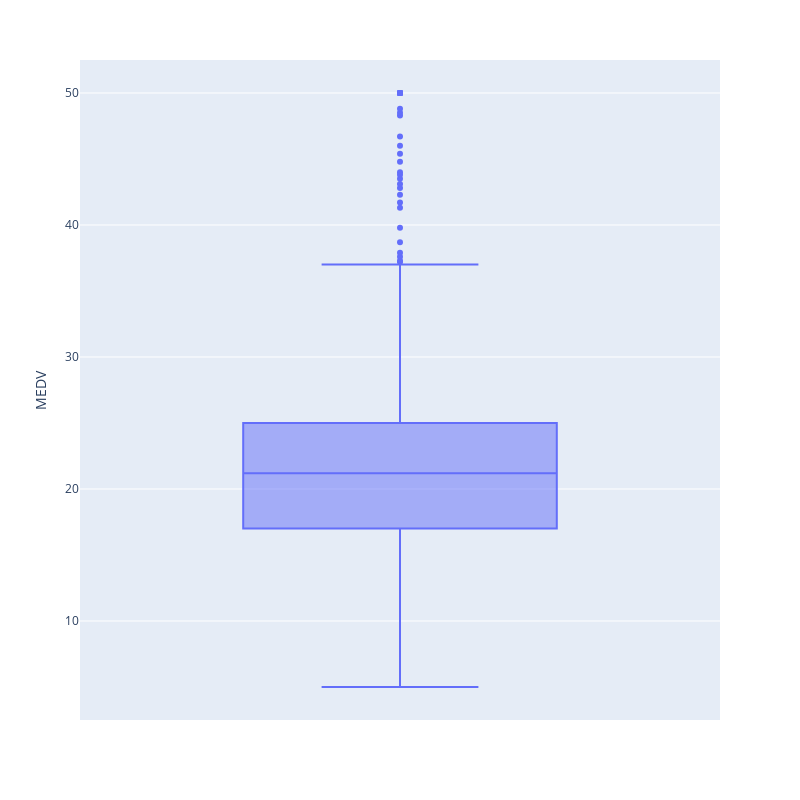

Notebook source saved alongside this figure:
### Code cell
# Visualizando outliers na variavel MEDV
import plotly.express as px

fig = px.box(data, y='MEDV')
fig.update_layout(width= 800, height= 800)
fig.show()

### Figure 1 — Plotly figure (JSON) as saved in the notebook; plotly's stock layout.template omitted (floating-point values rounded to 4 significant figures; data arrays with more than 128 entries replaced by an {"elided": "..."} marker saying what was removed)
{"data": [{"alignmentgroup": "True", "hovertemplate": "MEDV=%{y}<extra></extra>", "legendgroup": "", "marker": {"color": "#636efa"}, "name": "", "notched": false, "offsetgroup": "", "orientation": "v", "showlegend": false, "type": "box", "x0": " ", "xaxis": "x", "y": {"elided": "506 float values"}, "y0": " ", "yaxis": "y"}], "layout": {"boxmode": "group", "height": 800, "legend": {"tracegroupgap": 0}, "margin": {"t": 60}, "width": 800, "xaxis": {"anchor": "y", "domain": [0, 1]}, "yaxis": {"anchor": "x", "domain": [0, 1], "title": {"text": "MEDV"}}}}
